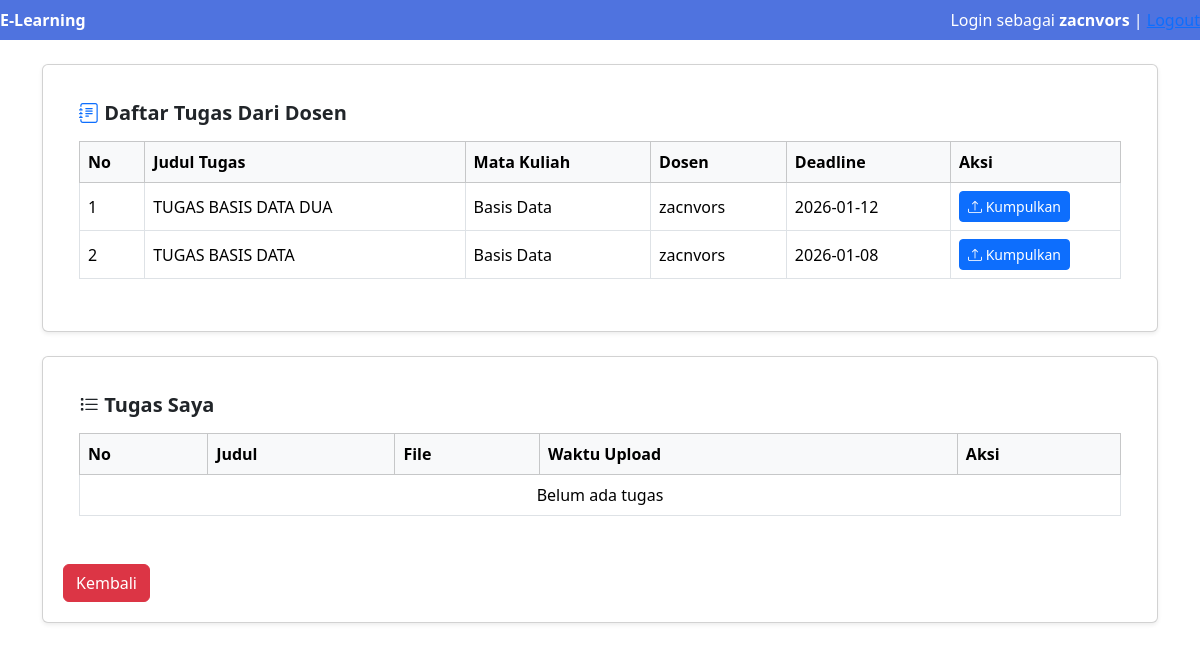
The page /mahasiswa/tugas.php (signed in) on the database its author committed.
### tables this page shows
CREATE TABLE `website_settings` (
  `id` int(11) NOT NULL,
  `nama_website` varchar(255) NOT NULL DEFAULT 'E-Learning Platform',
  `deskripsi` varchar(500) DEFAULT NULL,
  `alamat` varchar(255) DEFAULT NULL,
  `telepon` varchar(20) DEFAULT NULL,
  `email` varchar(100) DEFAULT NULL,
  `facebook` varchar(255) DEFAULT NULL,
  `twitter` varchar(255) DEFAULT NULL,
  `instagram` varchar(255) DEFAULT NULL,
  `jam_buka` varchar(50) DEFAULT NULL,
  `jam_tutup` varchar(50) DEFAULT NULL,
  `updated_at` timestamp NOT NULL DEFAULT current_timestamp() ON UPDATE current_timestamp()
);

CREATE TABLE `tugas` (
  `id` int(11) NOT NULL,
  `judul` varchar(100) DEFAULT NULL,
  `deskripsi` text DEFAULT NULL,
  `deadline` date DEFAULT NULL,
  `file` varchar(255) DEFAULT NULL,
  `matkul_id` int(11) DEFAULT NULL
);

CREATE TABLE `matkul` (
  `id` int(11) NOT NULL,
  `prodi_id` int(11) DEFAULT NULL,
  `nama_matkul` varchar(100) DEFAULT NULL
);

CREATE TABLE `users` (
  `id` int(11) NOT NULL,
  `nama` varchar(100) DEFAULT NULL,
  `username` varchar(50) DEFAULT NULL,
  `password` varchar(255) DEFAULT NULL,
  `role` enum('admin','dosen','mahasiswa') DEFAULT NULL,
  `prodi_id` int(11) DEFAULT NULL,
  `matkul_id` int(11) DEFAULT NULL,
  `umur` int(11) DEFAULT NULL,
  `no_hp` varchar(20) DEFAULT NULL,
  `agama` varchar(50) DEFAULT NULL,
  `alamat` text DEFAULT NULL,
  `nisn` varchar(20) DEFAULT NULL,
  `nidn` varchar(20) DEFAULT NULL
);

### fungsi.php (called while the page is built, shortened)
<?php
if (!function_exists('getWebsiteSettings')) {
function getWebsiteSettings($conn) {
    $q = mysqli_query($conn, "SELECT * FROM website_settings LIMIT 1");
    $settings = mysqli_fetch_assoc($q);
    return $settings;
}
}
?>

### mahasiswa/tugas.php (the view, shortened to what this page needs)
<?php
include '../koneksi.php';
include '../header.php';
$id_mahasiswa = $_SESSION['id'];
$ambilMatkul = mysqli_fetch_assoc(mysqli_query($conn,"
SELECT matkul_id
FROM users
WHERE id='$id_mahasiswa'
"));
$matkul_id = $ambilMatkul['matkul_id'];
?>
<!DOCTYPE html>
<html lang="id">
<head>
    <link href="https://cdn.jsdelivr.net/npm/bootstrap@5.3.2/dist/css/bootstrap.min.css" rel="stylesheet">
    <link href="https://cdn.jsdelivr.net/npm/bootstrap-icons/font/bootstrap-icons.css" rel="stylesheet">
</head>
<body>
<div class="container mt-4">
<div class="card shadow-sm mb-4">
    <div class="card-body">
        <h5 class="fw-bold mb-3">
            <i class="bi bi-journal-text text-primary"></i>
            Daftar Tugas Dari Dosen
        </h5>
        <div class="table-responsive">
            <table class="table table-bordered align-middle">
                <thead class="table-light">
                    <tr>
                        <th>No</th>
                        <th>Judul Tugas</th>
                        <th>Mata Kuliah</th>
                        <th>Dosen</th>
                        <th>Deadline</th>
                        <th width="170">Aksi</th>
                    </tr>
                </thead>
                <tbody>
                <?php
                $no = 1;
                $tugas = mysqli_query($conn,"
                SELECT
                    t.id,
                    t.judul,
                    t.deadline,
                    m.nama_matkul,
                    u.nama as nama_dosen
                FROM tugas t
                LEFT JOIN matkul m ON t.matkul_id = m.id
                LEFT JOIN users u ON u.matkul_id = t.matkul_id
                WHERE
                    t.matkul_id='$matkul_id'
                    AND u.role='dosen'
                ORDER BY t.id DESC
                ");
                while($t = mysqli_fetch_assoc($tugas)){
                ?>
                    <tr>
                        <td><?= $no++ ?></td>
                        <td><?= $t['judul'] ?></td>
                        <td><?= $t['nama_matkul'] ?></td>
                        <td><?= $t['nama_dosen'] ?></td>
                        <td><?= $t['deadline'] ?></td>
                        <td>
                            <a href="u_tugas.php?id=<?= $t['id'] ?>"
                            class="btn btn-primary btn-sm">
                                <i class="bi bi-upload"></i>
                                Kumpulkan
                            </a>
                        </td>
                    </tr>
                <?php } ?>
                </tbody>
            </table>
        </div>
    </div>
</div>
<div class="card shadow-sm">
    <div class="card-body">
        <h5 class="fw-bold mb-3">
            <i class="bi bi-list-task"></i>
            Tugas Saya
        </h5>
        <div class="table-responsive">
            <table class="table table-bordered align-middle">
                <thead class="table-light">
                    <tr>
                        <th>No</th>
                        <th>Judul</th>
                        <th>File</th>
                        <th>Waktu Upload</th>
                        <th>Aksi</th>
                    </tr>
                </thead>
                <tbody>
                <?php
                $data = mysqli_query($conn,"
                SELECT
                    p.*,
                    t.judul
                FROM pengumpulan_tugas p
                LEFT JOIN tugas t
                ON p.tugas_id = t.id
                WHERE p.mahasiswa_id='$id_mahasiswa'
                ORDER BY p.tanggal DESC
                ");
                if(mysqli_num_rows($data) == 0){
                    echo "
                    <tr>
                        <td colspan='5' class='text-center'>
                            Belum ada tugas
                        </td>
                    </tr>
                    ";
                }
                ?>
                </tbody>
            </table>
        </div>
    </div>
    <div class="mt-3">
    <a href="index.php" class="btn btn-danger">Kembali</a>
    </div>
</div>
</div>
</body>
</html>

### header.php (shortened to what this page needs)
<?php
include_once dirname(__FILE__) . '/koneksi.php';
include_once dirname(__FILE__) . '/fungsi.php';
$website_settings = getWebsiteSettings($conn);
?>
<!DOCTYPE html>
<html>
<head>
    <link href="https://cdn.jsdelivr.net/npm/bootstrap@5.3.2/dist/css/bootstrap.min.css" rel="stylesheet">
</head>
<body>
<div class="navbar">
    <div><b><?= $website_settings['nama_website'] ?></b></div>
    <div>
        Login sebagai <b><?= $_SESSION['nama']; ?></b> |
        <a href="../logout.php">Logout</a>
    </div>
</div>

### header.php (style rules this page uses)
body { margin:0;font-family:Arial;background:#f4f6f9 }
.navbar { background:#4f73df; color:white; padding:15px 30px; display:flex; justify-content:space-between; }
.card { background:white;padding:20px;border-radius:8px }
a { color:white;text-decoration:none }

### rows shown on the page
website_settings: nama_website "E-Learning"
tugas: judul "TUGAS BASIS DATA DUA", matkul.nama_matkul "Basis Data", users.nama "zacnvors", deadline "2026-01-12"
tugas: judul "TUGAS BASIS DATA", matkul.nama_matkul "Basis Data", users.nama "zacnvors", deadline "2026-01-08"

### other values the page prints
$_SESSION['nama'] "zacnvors"
